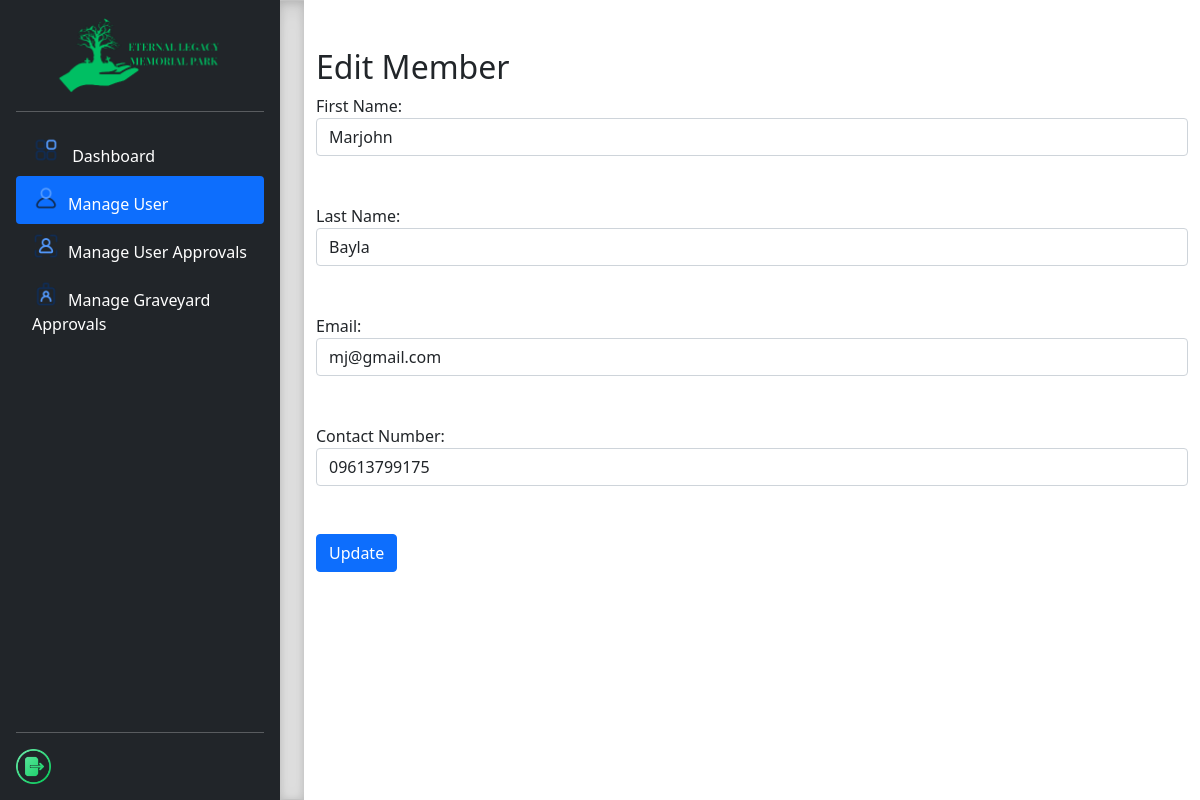
Page /EternalLegacy/admin/edit.php?id=7 (signed in) on the committed database.
### tables this page shows
CREATE TABLE `members` (
  `id` int(11) NOT NULL,
  `username` varchar(255) NOT NULL,
  `password` varchar(255) NOT NULL,
  `first_name` varchar(255) NOT NULL,
  `last_name` varchar(255) NOT NULL,
  `contact_number` varchar(20) NOT NULL,
  `email` varchar(255) DEFAULT NULL,
  `sex` varchar(10) DEFAULT NULL,
  `registration_date` timestamp NOT NULL DEFAULT current_timestamp(),
  `graveyard_id` int(11) DEFAULT NULL,
  `status` varchar(255) DEFAULT NULL,
  `birthday` date DEFAULT NULL,
  `middle_name` varchar(255) DEFAULT NULL
);

### EternalLegacy/admin/edit.php (the view, shortened to what this page needs)
<?php
include('../config.php');
if (isset($_GET['id'])) {
    $id = $_GET['id'];
    $memberSql = "SELECT * FROM members WHERE id = $id";
    $result = mysqli_query($conn, $memberSql);
    if ($result && mysqli_num_rows($result) > 0) {
        $row = mysqli_fetch_assoc($result);
        $isMember = true;
    }
} else {
    echo "Invalid request.";
    exit();
}
?>
<!doctype html>
<html lang="en">
  <head>
<link href="./assets/dist/css/bootstrap.min.css" rel="stylesheet">
    <link href="sidebars.css" rel="stylesheet">
  </head>
  <body>
  <main>
  <div class="d-flex flex-column flex-shrink-0 p-3 text-white bg-dark" style="width: 280px;">
    <a href="manager_dashboard.php" class="d-flex align-items-center mb-3 mb-md-0 me-md-auto text-white text-decoration-none">
    <img src="logo1.png" class="bi me-2" width="100%" height="100%">
    </a>
    <hr>
    <ul class="nav nav-pills flex-column mb-auto">
      <li class="nav-item">
        <a href="manager_dashboard.php" class="nav-link text-white" aria-current="page">
            <img src="dashboard.png" class="bi me-2" width="28" height="28" alt="Clickable Icon"> Dashboard</a>
      </li>
      <li>
        <a href="manage_user.php" class="nav-link active">
        <img src="manageuser.png" class="bi me-2" width="28" height="28" alt="Clickable Icon">Manage User</a>
      </li>
      <li>
        <a href="manage_approvals.php" class="nav-link text-white">
         <img src="approve.png" class="bi me-2" width="28" height="28" alt="Clickable Icon">Manage User Approvals</a>
      </li>
      <li>
        <a href="manage_graveyard.php" class="nav-link text-white">
        <img src="graveyard.png" class="bi me-2" width="28" height="28" alt="Clickable Icon">Manage Graveyard Approvals</a>
      </li>
    </ul>
    <hr>
    <a href="#"><img src="logout.png" width= "35" height="35" alt="Clickable Icon"></a>
  </div>
  <div class="b-example-divider"></div>
  <div class="container mt-5">
  <h2>Edit <?php echo ($isMember ? "Member" : "Admin"); ?></h2>
    <form method="POST">
    <div class="form-group">
        <label for="first_name">First Name:</label>
        <input type="text" id="first_name"class="form-control" name="first_name" value="<?php echo $row['first_name']; ?>"><br><br>
    </div>
    <div class="form-group">
        <label for="last_name">Last Name:</label>
        <input type="text" id="last_name"class="form-control" name="last_name" value="<?php echo $row['last_name']; ?>"><br><br>
    </div>
    <div class="form-group">
        <label for="email">Email:</label>
        <input type="email" id="email" class="form-control" name="email" value="<?php echo $row['email']; ?>"><br><br>
    </div>
    <div class="form-group">
        <label for="number">Contact Number:</label>
        <input type="text" id="phone" class="form-control" name="contact_number" value="<?php echo $row['contact_number']; ?>"><br><br>
    </div>
        <input type="submit" class="btn btn-primary" name="submit" value="Update">
    </div>
  </main>
</body>
</html>

### EternalLegacy/admin/sidebars.css (style rules this page uses)
body { min-height: 100vh; min-height: -webkit-fill-available; }
html { height: -webkit-fill-available; }
main { display: flex; flex-wrap: nowrap; height: 100vh; height: -webkit-fill-available; max-height: 100vh; overflow-x: auto; overflow-y: hidden; }
.b-example-divider { flex-shrink: 0; width: 1.5rem; height: 100vh; background-color: rgba(0, 0, 0, .1); border: solid rgba(0, 0, 0, .15); border-width: 1px 0; box-shadow: inset 0 .5em 1.5em rgba(0, 0, 0, .1), inset 0 .125em .5em rgba(0, 0, 0, .15); }
.bi { vertical-align: -.125em; pointer-events: none; fill: currentColor; }

### EternalLegacy/admin/edit.php (style rules this page uses)
.btn { cursor: pointer; }

### rows in the picture
members: first_name "Marjohn", last_name "Bayla", email "mj@gmail.com", contact_number "09613799175"
